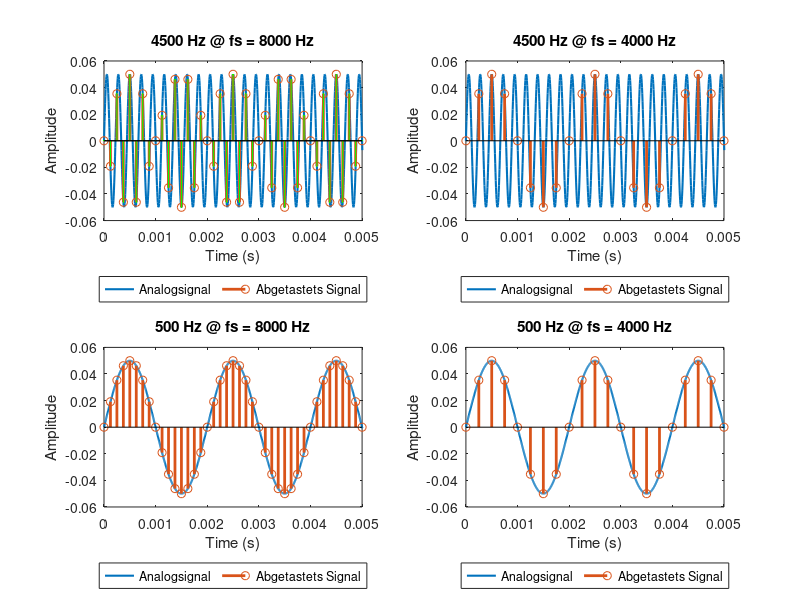

MATLAB code to generate this figure: (Note: this script raises an error after producing the figure.)
% ALIASING OF SINE TONES
% ----------------------
% This script shows the Aliasing-effect for sine tones. Two sine waves are
% genereated and sampled at two different sampling frequencies. Remember
% that the frequency of a sine tone has to be less than fs/2 to avoid
% aliasing.
% The "analog" and sampled sine tones are plotted and can be additionally
% outputed to the soundcard of the computer.

close all; clear; clc

fs_analog = 192000; % sampling frequency of the simulated analog signal

% --- EDIT HERE --------
fs1 = 8000;         % higher sampling frequency of the sampled signals
fs2 = 4000;         % lower sampling frequency of the sampled signals
f1 = 4500;          % fundamental frequency of sine one
f2 = 500;           % fundamental frequency of sine two

T_audio = 3;       % duration [s] for the audio output
T_plot = 5e-3;     % duration [s] for visualization
% ----------------------

% time and sample vectors
ta = 0:1/fs_analog:T_audio;
td1 = 0:1/fs1:T_audio;
td2 = 0:1/fs2:T_audio;
na = 0:length(ta)-1;
n1 = 0:length(td1)-1;
n2 = 0:length(td2)-1;

A1 = 0.05;
A2 = 0.05;

% generate simulated analog signals
x1a = A1*sin(2*pi*f1/fs_analog*na);
x2a = A1*sin(2*pi*f2/fs_analog*na);  % cos

% generate sampled signals for fs1
x1td1 =  A1*sin(2*pi*f1/fs1*n1);
y1td1 = -A1*sin(2*pi*3500/fs1*n1);
x2td1 =  A1*sin(2*pi*f2/fs1*n1);     % cos

% generate sampled signals for fs2
x1td2 = A1*sin(2*pi*f1/fs2*n2);
x2td2 = A1*sin(2*pi*f2/fs2*n2);     % cos

% Plot results
% -------------------------------------------------------------------------------------------------
figure
subplot(221)
plot(ta,x1a,'Linewidth', 1.5)
hold on
stem(td1,x1td1,'Linewidth', 2)
stem(td1,y1td1,'g.','Linewidth', 0.5,'MarkerSize',2)
set(gca,'xlim',[0 T_plot])
xlabel('Time (s)'); ylabel('Amplitude'); title(sprintf('%d Hz @ fs = %d Hz', f1, fs1))
legend('Analogsignal', 'Abgetastets Signal', 'Location', 'BestOutside', 'Orientation', 'horizontal')

subplot(223)
plot(ta,x2a,'Linewidth', 1.5)
hold on
stem(td1,x2td1,'Linewidth', 2)
set(gca,'xlim',[0 T_plot])
xlabel('Time (s)'); ylabel('Amplitude'); title(sprintf('%d Hz @ fs = %d Hz', f2, fs1))
legend('Analogsignal', 'Abgetastets Signal', 'Location', 'BestOutside', 'Orientation', 'horizontal')

subplot(222)
plot(ta,x1a,'Linewidth', 1.5)
hold on
stem(td2,x1td2,'Linewidth', 2)
set(gca,'xlim',[0 T_plot])
xlabel('Time (s)'); ylabel('Amplitude'); title(sprintf('%d Hz @ fs = %d Hz', f1, fs2))
legend('Analogsignal', 'Abgetastets Signal', 'Location', 'BestOutside', 'Orientation', 'horizontal')

subplot(224)
plot(ta,x2a,'Linewidth', 1.5)
hold on
stem(td2,x2td2,'Linewidth', 2)
set(gca,'xlim',[0 T_plot])
xlabel('Time (s)'); ylabel('Amplitude'); title(sprintf('%d Hz @ fs = %d Hz', f2, fs2))
legend('Analogsignal', 'Abgetastets Signal', 'Location', 'BestOutside', 'Orientation', 'horizontal')
% -------------------------------------------------------------------------------------------------

% Output signals to the soundcard - please uncomment and listen to the
% single sounds one after the other 
% -------------------------------
sound(x1a,fs_analog)   %4500 @fs_analog
sound(x1td1,fs1)       %4500 sampled at 8000 Hz --> Aliasing!
sound(y1td1,fs1)       %3500Hz sampled at 8000 Hz leads to the same tone as 4500 @8000Hz
sound(x1td2,fs2)       %4500 sampled at 4000 Hz leads to 500 Hz sinewave
% 
sound(x2a,fs_analog)   %same sound as 4500 @ 4000, but x2a has true frequency at 500Hz
sound(x2td1,fs1)       %500 Hz sampled at 8000Hz --> no error
sound(x2td2,fs2)       %500 Hz sampled at 4000Hz --> no error
% -------------------------------

%% Aliasing of complex sound signals

close all; clear; clc

% --- EDIT HERE --------
file = 'Sample_BeeMoved_48kHz16bit.m4a';  % 
% ----------------------

fs_new = 8000;
fs_high = 48000;
ratio = fs_high/fs_new;

[audio_orig, fs] = audioread(file); % import soundfile into Matlab
audio = audio_orig(1:4.8*fs,:);     % the length of all soundfiles is limited to 4.8 seconds.

audio_48kHz = resample(audio, fs_high, fs); % all input files are first resmapled to 48kHz

audio_downsampled = resample(audio_48kHz,fs_new,fs_high); % downsampling with anti-aliasing filter
audio_downsampled_48kHz = resample(audio_downsampled,fs_high,fs_new); % upsample to 48kHz again (for comparison later)

audio_downsampled_alias = audio_48kHz(1:(fs_high/fs_new):end,:); % downsampling without anti-aliasing filter

% Plot spectrograms
% -------------------------------------------------------------------------------------------------
figure
subplot(221)
spectro_DSV(audio_48kHz(:,1), fs_high, 0, fs_new/2, [], sprintf('Original Spectrum @ fs = %d Hz', fs_high)) % plot until fs_high/2 instead of fs_new/2 to see the wohle frequency content of the sound
subplot(222)
spectro_DSV(audio_downsampled(:,1), fs_new, 0, fs_new/2, ratio, sprintf('Downsampled Spectrum @ fs = %d Hz', fs_new))
subplot(223)
spectro_DSV(audio_downsampled_alias(:,1), fs_new, 0, fs_new/2, ratio, sprintf('Downsampled Spectrum with Aliasing @ fs = %d Hz', fs_new))
subplot(224)
spectro_DSV(audio_downsampled_alias(:,1)-audio_downsampled(:,1), fs_new, 0, fs_new/2, ratio, sprintf('Aliasing Error @ fs = %d Hz', fs_new))
% -------------------------------------------------------------------------------------------------

% Output signals to the soundcard - please uncomment and listen to the
% single sounds one after the other 
% -------------------------------
% sound(audio_48kHz, fs_high);                                  % original soundfile
% sound(audio_downsampled, fs_new);                             % downsampled without aliasing
% sound(audio_downsampled_alias, fs_new);                       % downsampled with aliasing
% 
% sound(audio_48kHz-audio_downsampled_48kHz, fs_high);          % the upper frequency part of the original soundfile that can cause aliasing
% sound(audio_downsampled_alias-audio_downsampled, fs_new);     % Aliasing error
% -------------------------------
